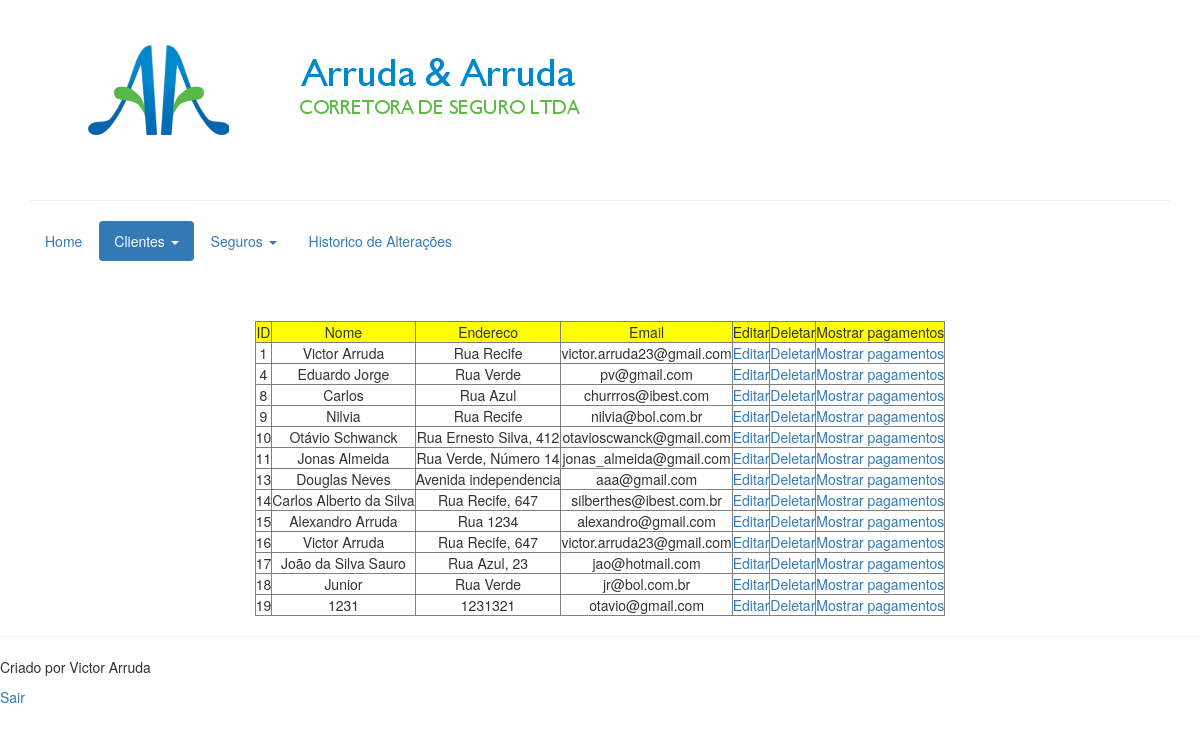
The page /principal.php?m=x (signed in) on the database its author committed.
### tables this page shows
CREATE TABLE IF NOT EXISTS `Clientes` (
`idCliente` int(11) NOT NULL,
  `nome` varchar(45) NOT NULL,
  `endereco` varchar(45) DEFAULT NULL,
  `telefone` varchar(45) DEFAULT NULL,
  `tipo` varchar(1) NOT NULL,
  `email` varchar(45) DEFAULT NULL,
  `cpf_cnpj` varchar(20) NOT NULL
);

### cls/clientesClass.php (called while the page is built, shortened)
<?php
	require_once 'conexaoClass.php';
	class clientesClass
	{
		var $resultado;
		public function mostrar()
		{
			$Oconn = new conexaoClass();
			$Oconn -> abrir_conexao();
			$sql = "select * from Clientes";
			$this -> resultado = mysql_query($sql, $Oconn -> getconn());
		}
		public function getconsulta()
		{
			return $this -> resultado;
		}
	}
?>

### cls/conexaoClass.php (called while the page is built, shortened)
<?php
	class conexaoClass
	{
		var $conn;
		function abrir_conexao()
			{
				$server  = 'localhost';
				$usuario = 'root';
				$senha = '';
				$this -> conn = mysql_connect($server,$usuario, $senha);
			}
		function getconn()
			{
				return $this -> conn;
			}
	}
?>

### clientes.php (the view, shortened to what this page needs)
<?php
include "cls/clientesClass.php";
$cliente = new clientesClass();
$cliente -> mostrar();
?>
<div align ="center">
	<table border ="1">
		<tr>
		<td align="center" style = "background-color:yellow;">ID</td>
		<td align="center" style = "background-color:yellow;">Nome</td>
		<td align="center" style = "background-color:yellow;">Endereco</td>
		<td align="center" style = "background-color:yellow;">Email</td>
		<td style = "background-color:yellow;">   Editar   </td>
		<td style = "background-color:yellow;">   Deletar   </td>
		<td style = "background-color:yellow;">   Mostrar pagamentos   </td>
		</tr>
		<?php
			while($linha = mysql_fetch_array($cliente -> getconsulta())){
		?>
		<tr>
			<td align="center"><? echo $linha['idCliente'];?></td>
			<td align="center"><? echo $linha['nome'];?></td>
			<td align="center"> <?echo $linha['endereco']?></td>
			<td align="center"><? echo $linha['email'];?></td>
			<td align="center"><a href = 'principal.php?m=a&id=<?=$linha['idCliente']?>'>Editar</a></td>
			<td align="center"><a href = "javascript:deletar(<?=$linha['idCliente']?>, '<?=$linha['nome']?>');">Deletar</a></td>
			<td align="center"><a href = "principal.php?m=mp&id=<?=$linha['idCliente']?>">Mostrar pagamentos</a></td>
		</tr>
		<?php }?>
	</table>
</div>

### principal.php (shortened to what this page needs)
<!DOCTYPE html>
<html>
  <head>
    <link rel="stylesheet" href="dist/css/bootstrap.min.css">
  </head>
  <body>
	<br>
	<br>
		<a href = "#VAIPRAHOME#"><img alt="logo" src="img/teste.png"></a>
  	<div class="container">
	      	<br>
	      	<br>
	      	<hr>
	      	<ul class="nav nav-pills" role="tablist">
	        <li id = "home" class=""><a href="?m=h">Home</a></li>
	        <li class="dropdown" id = "clientes">
	          <a class="dropdown-toggle" data-toggle="dropdown" href="#"> Clientes <span class="caret"></span></a>
	        </li>
	        <li class="dropdown" id = "seguros">
	          <a class="dropdown-toggle" data-toggle="dropdown" href="#"> Seguros <span class="caret"></span></a>
	        </li>
	        <li id = "historico" class=""><a href="?m=d">Historico de Alterações</a></li>
	      </ul>
	    </div>
		<br>
		<br>
		<br>
		<?php
	    	if(!isset($_GET['m']) && !isset($_POST['m']))
	    		require_once('principal.php');
	    	else{
	    		switch($_REQUEST['m']){
	    			case 'x':
	    				require_once('clientes.php');
	    				break;
	    		}
	    	}
	    	?>
   <?php require_once 'footer.php'?>
  </body>
</html>

### footer.php (shortened to what this page needs)
<hr>
<p>Criado por Victor Arruda</p>
<a href = "logout.php">Sair</a>

### rows shown on the page
clientes: idCliente "1", nome "Victor Arruda", endereco "Rua Recife", email "victor.arruda23@gmail.com"
clientes: idCliente "4", nome "Eduardo Jorge", endereco "Rua Verde", email "pv@gmail.com"
clientes: idCliente "8", nome "Carlos", endereco "Rua Azul", email "churrros@ibest.com"
clientes: idCliente "9", nome "Nilvia", endereco "Rua Recife", email "nilvia@bol.com.br"
clientes: idCliente "10", nome "Otávio Schwanck", endereco "Rua Ernesto Silva, 412", email "otavioscwanck@gmail.com"
clientes: idCliente "11", nome "Jonas Almeida", endereco "Rua Verde, Número 14", email "jonas_almeida@gmail.com"
clientes: idCliente "13", nome "Douglas Neves", endereco "Avenida independencia", email "aaa@gmail.com"
clientes: idCliente "14", nome "Carlos Alberto da Silva", endereco "Rua Recife, 647", email "silberthes@ibest.com.br"
clientes: idCliente "15", nome "Alexandro Arruda", endereco "Rua 1234", email "alexandro@gmail.com"
clientes: idCliente "16", nome "Victor Arruda", endereco "Rua Recife, 647", email "victor.arruda23@gmail.com"
clientes: idCliente "17", nome "João da Silva Sauro", endereco "Rua Azul, 23", email "jao@hotmail.com"
clientes: idCliente "18", nome "Junior", endereco "Rua Verde", email "jr@bol.com.br"
clientes: idCliente "19", nome "1231", endereco "1231321", email "otavio@gmail.com"
